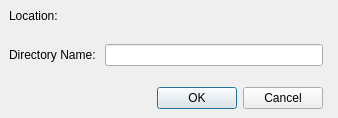
<?xml version="1.0" encoding="UTF-8"?>
<ui version="4.0">
 <class>CreateSubDirDialog</class>
 <widget class="QDialog" name="CreateSubDirDialog">
  <property name="geometry">
   <rect>
    <x>0</x>
    <y>0</y>
    <width>338</width>
    <height>118</height>
   </rect>
  </property>
  <property name="windowTitle">
   <string>Create Sub Directory</string>
  </property>
  <layout class="QGridLayout">
   <property name="margin">
    <number>9</number>
   </property>
   <property name="spacing">
    <number>6</number>
   </property>
   <item row="0" column="1" colspan="2">
    <widget class="QLabel" name="destDir">
     <property name="text">
      <string/>
     </property>
    </widget>
   </item>
   <item row="14" column="1">
    <widget class="QDialogButtonBox" name="buttonBox">
     <property name="whatsThis">
      <string/>
     </property>
     <property name="locale">
      <locale language="English" country="UnitedStates"/>
     </property>
     <property name="orientation">
      <enum>Qt::Horizontal</enum>
     </property>
     <property name="standardButtons">
      <set>QDialogButtonBox::Cancel|QDialogButtonBox::Ok</set>
     </property>
    </widget>
   </item>
   <item row="4" column="0" colspan="2">
    <spacer name="verticalSpacer">
     <property name="orientation">
      <enum>Qt::Vertical</enum>
     </property>
     <property name="sizeHint" stdset="0">
      <size>
       <width>20</width>
       <height>20</height>
      </size>
     </property>
    </spacer>
   </item>
   <item row="2" column="0">
    <spacer name="verticalSpacer_2">
     <property name="orientation">
      <enum>Qt::Vertical</enum>
     </property>
     <property name="sizeHint" stdset="0">
      <size>
       <width>20</width>
       <height>20</height>
      </size>
     </property>
    </spacer>
   </item>
   <item row="3" column="0">
    <widget class="QLabel" name="label_1">
     <property name="text">
      <string>Directory Name: </string>
     </property>
    </widget>
   </item>
   <item row="0" column="0">
    <widget class="QLabel" name="label_2">
     <property name="text">
      <string>Location:</string>
     </property>
    </widget>
   </item>
   <item row="3" column="1">
    <widget class="QLineEdit" name="dirName">
     <property name="toolTip">
      <string/>
     </property>
    </widget>
   </item>
  </layout>
 </widget>
 <resources/>
 <connections>
  <connection>
   <sender>buttonBox</sender>
   <signal>rejected()</signal>
   <receiver>CreateSubDirDialog</receiver>
   <slot>reject()</slot>
   <hints>
    <hint type="sourcelabel">
     <x>295</x>
     <y>458</y>
    </hint>
    <hint type="destinationlabel">
     <x>286</x>
     <y>274</y>
    </hint>
   </hints>
  </connection>
 </connections>
</ui>
